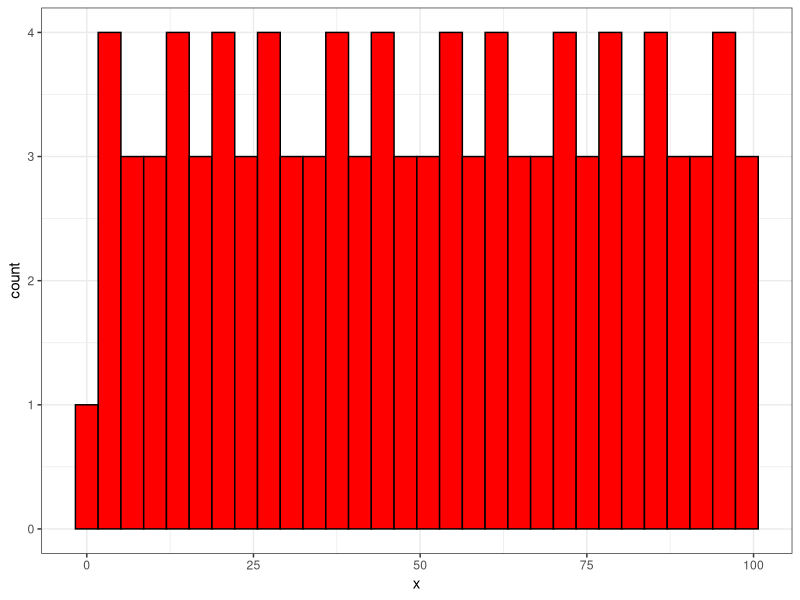

R code for this plot:
# Cargar ggplot2
library(ggplot2)

# crear función para normalizar x
normalizar <- function(x) {
  return((x - min(x)) / (max(x) - min(x)))
}

# crear función para histograma de x, con color rojo

histograma <- function(x) {
  return(ggplot(data.frame(x = x), aes(x = x)) + 
           geom_histogram(fill = "red", color = "black") + 
           theme_bw())
}

# probar la función histograma

histograma(1:100)

# crear la función histograma usando los graficos de R base, el histograma debe:
# - tener color rojo
# - Ser stepfilled
# - Tener el título "histrograma de x"

histograma2 <- function(x) {
  return(hist(x, col = "red", main = "histograma de x", freq = FALSE, breaks = "FD", border = "black", xlab = "x", ylab = "Frecuencia"))
}

